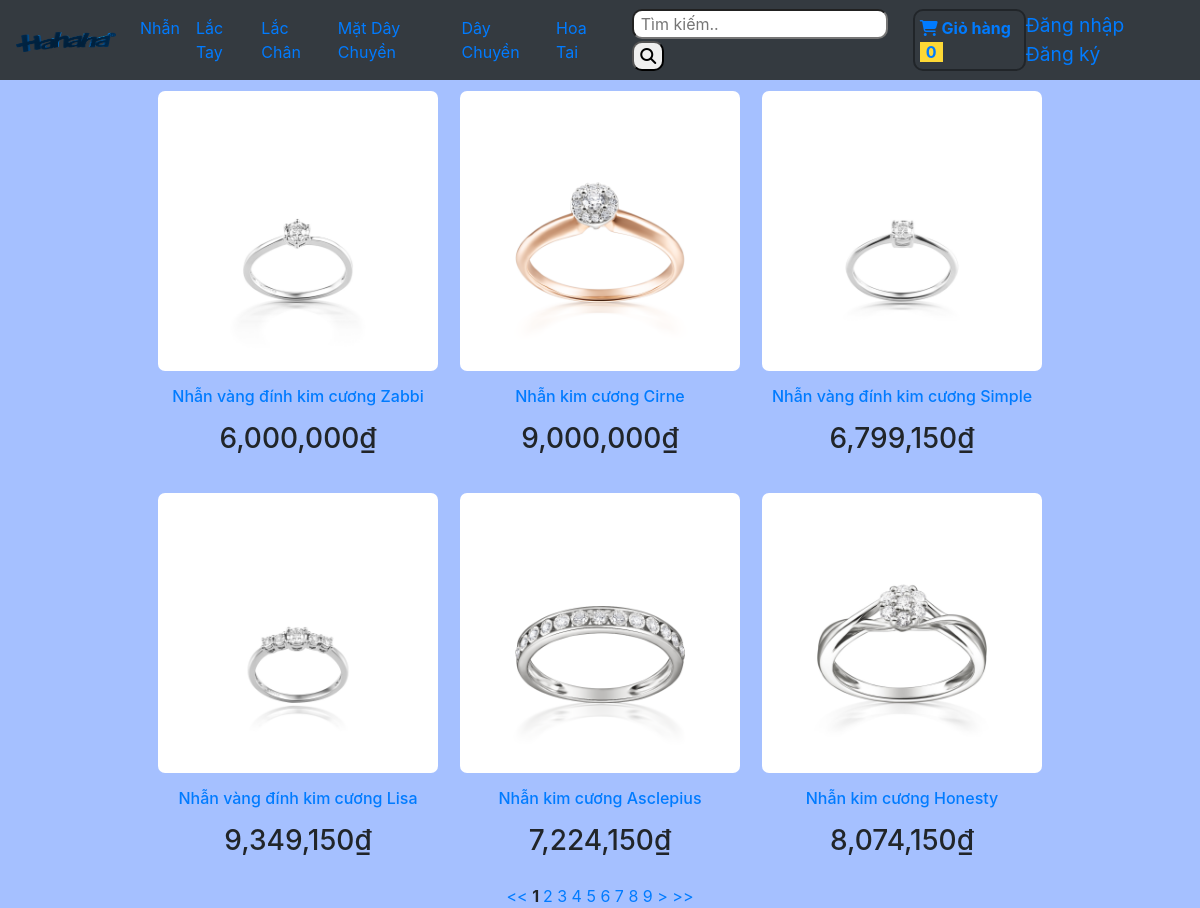
The app's page /QLDA/index.php with its own data.
### tables this page shows
CREATE TABLE `loaisanpham` (
  `IDLoaiSP` int(11) NOT NULL,
  `TenLoai` varchar(50) NOT NULL,
  `MoTa` varchar(1000) DEFAULT NULL
);

CREATE TABLE `sanpham` (
  `IDSanPham` int(11) NOT NULL,
  `TenSanPham` varchar(50) NOT NULL,
  `IDLoaiSP` int(11) NOT NULL DEFAULT 999,
  `DonGia` int(11) NOT NULL,
  `HinhAnh` varchar(50) NOT NULL,
  `TrongLuong` varchar(50) NOT NULL,
  `TenDaQuy` varchar(50) NOT NULL,
  `SoLuongDQ` int(11) NOT NULL,
  `TrongLuongDQ` varchar(50) NOT NULL,
  `HinhDang` varchar(50) NOT NULL,
  `LoaiVang` varchar(50) NOT NULL,
  `TrongLuongVang` varchar(50) NOT NULL,
  `SoLuongSP` int(11) NOT NULL
);

### QLDA/XuLy/DisplayProduct.php (the view, shortened to what this page needs)
<?php
function DisplayProduct($product){
        echo "<div align='center' class='product'>";
        $urlimg = 'Admin//img//';
        $image = $product['HinhAnh'];
        $style = "background-image: url('" .$urlimg .$image ."')";
            echo "<div class='image' style=\"$style\">";
            echo "</div>";
            echo "<div>";
                $link = "?chucnang=chi_tiet_san_pham&masp=".$product['IDSanPham'];
                echo "<p></p><h6><a href='$link'>" .$product['TenSanPham']."</a></h6><p></p>";
                echo  "<h3>" .number_format($product['DonGia']) ."₫</h3>";
            echo "</div>";
        echo "</div>";
}
?>

### QLDA/index.php (shortened to what this page needs)
<?php
	require ('XuLy/DisplayProduct.php');
	require('Config/connect.php');
?>
<!DOCTYPE html>
<html>
<head>
	<link rel="stylesheet" href="https://stackpath.bootstrapcdn.com/bootstrap/4.3.1/css/bootstrap.min.css">
</head>
<body>
<?php include('Menu/menuchinh.php') ?>
<div class="container">
    <?php include('Config/dieuhuong.php') ?>
</div>
</body>
</html>

### QLDA/Menu/menuchinh.php (shortened to what this page needs)
<html>
<body>
<nav class="navbar navbar-expand navbar-blue bg-dark ">
    <a class="navbar-brand" href="index.php"><img src="Admin/img/image.png" width="100" height="20"></a>
    <div class="collapse navbar-collapse" id="navbars">
        <ul class="navbar-nav mr-auto">
            <?php
            $sql = "SELECT * FROM loaisanpham";
            $result=mysqli_query($conn,$sql);
            while ($rows=mysqli_fetch_array($result))
            {
                $link ="?chucnang=hien_thi_theo_loaisp&maloaisp=".$rows['IDLoaiSP'];
                echo "<li class=\"nav-item\">";
                echo "<a class='nav-link' href=".$link.">".$rows['TenLoai']."</a>";
                echo "</li>";
            }
            ?>
            <?php include('XuLy/timkiem.php')?>
            &nbsp;<?php include('HienThi/thongtingiohang.php') ?>
        </ul>
        <div class="form-inline my-2 my-md-0">
            <?php
            if(isset($_SESSION['username'])){
                echo "<a style='font-size: larger' href='?chucnang=ca_nhan'>Xin chào " .$_SESSION['username'] ."</a>&nbsp;";
                echo "<a style='font-size: larger' href='XuLy/logout.php'>Đăng xuất</a>";
            }
            else
                echo "<a href='' style='font-size: larger' data-toggle='modal' data-target='#login'>Đăng nhập</a>&nbsp;
                            <a href='' style='font-size: larger' data-toggle='modal' data-target='#register'>Đăng ký</a>";
            ?>
        </div>
    </div>
</nav>
</body>
</html>

### QLDA/XuLy/timkiem.php (shortened to what this page needs)
<form style="margin-left: 20px" class="form-inline my-2 my-md-0" >
    <input style="border-radius: 10px" type="text" name="tukhoa" placeholder=" Tìm kiếm..">
    <button style="border-radius: 10px" type="submit" value="Tìm"><i class="fa fa-search"></i></button>
</form>

### QLDA/HienThi/thongtingiohang.php (shortened to what this page needs)
<?php
	$tongso = 0;
?>
<head>
</head>
<form class="form-inline my-2 my-md-0">
    <div class="cart">
        <a href="?chucnang=gio_hang"><i class="fas fa-shopping-cart"></i>&nbsp;Giỏ hàng <span><?php echo $tongso ?></span></a>
    </div>
</form>

### QLDA/Config/dieuhuong.php (shortened to what this page needs)
<?php
	if(isset($_GET['chucnang']))
	{
		$chucNang=$_GET['chucnang'];
	}
	else
	{
		$chucNang="";
	}
    switch($chucNang)
    {
        default:
            include('HienThi/hienthitoanbosanpham.php');
    }
?>

### QLDA/HienThi/hienthitoanbosanpham.php (shortened to what this page needs)
<?php
	$rowsPerPage = 6;
	$offset =($_GET['page']-1)*$rowsPerPage;
	$sql = "SELECT * FROM sanpham LIMIT ".$offset.",".$rowsPerPage;
	$result = mysqli_query($conn,$sql);
	echo "<table align='center'>";
	if(mysqli_num_rows($result)<>0)
	{
		$dem = 0;
		while($rows = mysqli_fetch_array($result))
		{
			if ($dem==3)
			echo '<tr>';
			echo '<td>';
			DisplayProduct($rows);
			echo '</td>';
			$dem++;
		}
	}
	echo '</table>';
	$res = mysqli_query($conn,"SELECT * FROM sanpham");
	$numRows = mysqli_num_rows($res);
	$maxPage = floor($numRows/$rowsPerPage) + 1;
	echo '<div align="center">';
	echo "<a href='index.php?page=1'> << </a> ";
	for ($i=1 ; $i<=$maxPage ; $i++)
	{
		$link = "index.php?page=".$i;
		if ($i == $_GET['page'])
		{
			echo '<b> '.$i.' </b> ';
		}
		else
		echo "<a href=".$link."> ".$i."</a> ";
	}
	if ($_GET['page'] < $maxPage)
	{
		echo "<a href=index.php?page=".($_GET['page']+1)."> > </a>";
	}
	echo "<a href=index.php?page=".$maxPage."> >> </a> ";
	echo '</div>';
?>

### QLDA/index.php (style rules this page uses)
body { background-color: #a5c0ff; }
.product { padding-top: 10px; width: 300px; height: 400px; border-radius: 7px; transition:0.3s; }
.image { width: 280px; height: 280px; padding-top: 180px; background-size: cover; border-radius: 7px; }

### QLDA/HienThi/thongtingiohang.php (style rules this page uses)
.cart { margin-left: 20px; border: 2px solid; border-radius: 10px; width: fit-content; padding: 5px; font-weight: bolder; }
.cart span { padding: 0 6px; width: 6px; background-color: #fdd835; }

### records on screen
loaisanpham: TenLoai "Nhẫn"
loaisanpham: TenLoai "Lắc Tay"
loaisanpham: TenLoai "Lắc Chân"
loaisanpham: TenLoai "Mặt Dây Chuyền"
loaisanpham: TenLoai "Dây Chuyền"
loaisanpham: TenLoai "Hoa Tai"
sanpham: HinhAnh (picture), TenSanPham "Nhẫn vàng đính kim cương Zabbi", DonGia "6,000,000"
sanpham: HinhAnh (picture), TenSanPham "Nhẫn kim cương Cirne", DonGia "9,000,000"
sanpham: HinhAnh (picture), TenSanPham "Nhẫn vàng đính kim cương Simple", DonGia "6,799,150"
sanpham: HinhAnh (picture), TenSanPham "Nhẫn vàng đính kim cương Lisa", DonGia "9,349,150"
sanpham: HinhAnh (picture), TenSanPham "Nhẫn kim cương Asclepius", DonGia "7,224,150"
sanpham: HinhAnh (picture), TenSanPham "Nhẫn kim cương Honesty", DonGia "8,074,150"

### other values on screen
$tongso "0"
